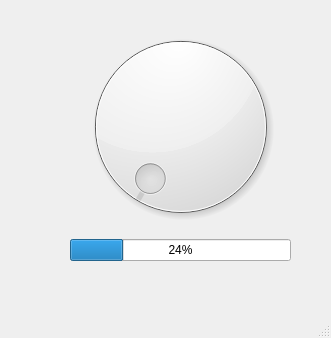
<?xml version="1.0" encoding="UTF-8"?>
<ui version="4.0">
 <class>MainWindow</class>
 <widget class="QMainWindow" name="MainWindow">
  <property name="geometry">
   <rect>
    <x>0</x>
    <y>0</y>
    <width>331</width>
    <height>338</height>
   </rect>
  </property>
  <property name="windowTitle">
   <string>MainWindow</string>
  </property>
  <widget class="QWidget" name="centralwidget">
   <widget class="QWidget" name="">
    <property name="geometry">
     <rect>
      <x>70</x>
      <y>20</y>
      <width>221</width>
      <height>241</height>
     </rect>
    </property>
    <layout class="QVBoxLayout" name="verticalLayout">
     <item>
      <widget class="QDial" name="dial"/>
     </item>
     <item>
      <widget class="QProgressBar" name="progressBar">
       <property name="value">
        <number>24</number>
       </property>
      </widget>
     </item>
    </layout>
   </widget>
  </widget>
  <widget class="QMenuBar" name="menubar">
   <property name="geometry">
    <rect>
     <x>0</x>
     <y>0</y>
     <width>331</width>
     <height>21</height>
    </rect>
   </property>
  </widget>
  <widget class="QStatusBar" name="statusbar"/>
 </widget>
 <resources/>
 <connections/>
</ui>
